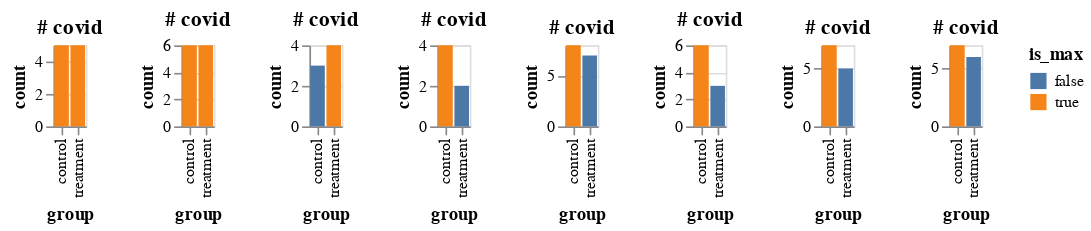

This figure's notebook cell:
### Code cell
all_ = []

for j in range(8):
    df1 = make_data_frame(p_covid_treat=.1, p_covid_control=.11, totalN=100)
    plot1 = make_plot_2(df1)
    all_.append(plot1)

alt.hconcat(*all_)

### Figure 1 — Vega-Lite specification as saved in the notebook (floating-point values rounded to 4 significant figures)
{"config": {"view": {"continuousWidth": 400, "continuousHeight": 300}}, "hconcat": [{"data": {"name": "data-1ad8bcca0066e43bde88c95cc6299a91"}, "mark": "bar", "encoding": {"color": {"field": "is_max", "type": "nominal"}, "tooltip": {"field": "count", "type": "quantitative"}, "x": {"field": "group", "type": "nominal"}, "y": {"field": "count", "type": "quantitative"}}, "height": 50, "title": "# covid", "width": 20}, {"data": {"name": "data-c048715b87bc3aeeb906830faa11b3ec"}, "mark": "bar", "encoding": {"color": {"field": "is_max", "type": "nominal"}, "tooltip": {"field": "count", "type": "quantitative"}, "x": {"field": "group", "type": "nominal"}, "y": {"field": "count", "type": "quantitative"}}, "height": 50, "title": "# covid", "width": 20}, {"data": {"name": "data-b4f3840929915bb2fa74dc50339d1334"}, "mark": "bar", "encoding": {"color": {"field": "is_max", "type": "nominal"}, "tooltip": {"field": "count", "type": "quantitative"}, "x": {"field": "group", "type": "nominal"}, "y": {"field": "count", "type": "quantitative"}}, "height": 50, "title": "# covid", "width": 20}, {"data": {"name": "data-3e1031c2c3d99005b5b842a30aabec7a"}, "mark": "bar", "encoding": {"color": {"field": "is_max", "type": "nominal"}, "tooltip": {"field": "count", "type": "quantitative"}, "x": {"field": "group", "type": "nominal"}, "y": {"field": "count", "type": "quantitative"}}, "height": 50, "title": "# covid", "width": 20}, {"data": {"name": "data-09978dd11a2b5b89aaa5fff9ccc87d86"}, "mark": "bar", "encoding": {"color": {"field": "is_max", "type": "nominal"}, "tooltip": {"field": "count", "type": "quantitative"}, "x": {"field": "group", "type": "nominal"}, "y": {"field": "count", "type": "quantitative"}}, "height": 50, "title": "# covid", "width": 20}, {"data": {"name": "data-df6c8f5620ffec481e98bdd702323fc4"}, "mark": "bar", "encoding": {"color": {"field": "is_max", "type": "nominal"}, "tooltip": {"field": "count", "type": "quantitative"}, "x": {"field": "group", "type": "nominal"}, "y": {"field": "count", "type": "quantitative"}}, "height": 50, "title": "# covid", "width": 20}, {"data": {"name": "data-44e95b36a68b1a47b76238325ceaba1a"}, "mark": "bar", "encoding": {"color": {"field": "is_max", "type": "nominal"}, "tooltip": {"field": "count", "type": "quantitative"}, "x": {"field": "group", "type": "nominal"}, "y": {"field": "count", "type": "quantitative"}}, "height": 50, "title": "# covid", "width": 20}, {"data": {"name": "data-fbf3f195db94e1031a35715a38caa1fe"}, "mark": "bar", "encoding": {"color": {"field": "is_max", "type": "nominal"}, "tooltip": {"field": "count", "type": "quantitative"}, "x": {"field": "group", "type": "nominal"}, "y": {"field": "count", "type": "quantitative"}}, "height": 50, "title": "# covid", "width": 20}], "$schema": "https://vega.github.io/schema/vega-lite/v4.17.0.json", "datasets": {"data-1ad8bcca0066e43bde88c95cc6299a91": [{"group": "treatment", "count": 5, "is_max": true}, {"group": "control", "count": 5, "is_max": true}], "data-c048715b87bc3aeeb906830faa11b3ec": [{"group": "treatment", "count": 6, "is_max": true}, {"group": "control", "count": 6, "is_max": true}], "data-b4f3840929915bb2fa74dc50339d1334": [{"group": "treatment", "count": 4, "is_max": true}, {"group": "control", "count": 3, "is_max": false}], "data-3e1031c2c3d99005b5b842a30aabec7a": [{"group": "treatment", "count": 2, "is_max": false}, {"group": "control", "count": 4, "is_max": true}], "data-09978dd11a2b5b89aaa5fff9ccc87d86": [{"group": "treatment", "count": 7, "is_max": false}, {"group": "control", "count": 8, "is_max": true}], "data-df6c8f5620ffec481e98bdd702323fc4": [{"group": "treatment", "count": 3, "is_max": false}, {"group": "control", "count": 6, "is_max": true}], "data-44e95b36a68b1a47b76238325ceaba1a": [{"group": "treatment", "count": 5, "is_max": false}, {"group": "control", "count": 7, "is_max": true}], "data-fbf3f195db94e1031a35715a38caa1fe": [{"group": "treatment", "count": 6, "is_max": false}, {"group": "control", "count": 7, "is_max": true}]}}
